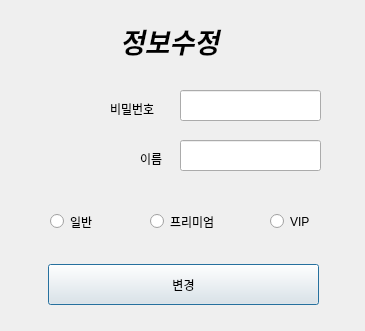
<?xml version="1.0" encoding="UTF-8"?>
<ui version="4.0">
 <class>revice</class>
 <widget class="QDialog" name="revice">
  <property name="geometry">
   <rect>
    <x>0</x>
    <y>0</y>
    <width>365</width>
    <height>331</height>
   </rect>
  </property>
  <property name="windowTitle">
   <string>Dialog</string>
  </property>
  <widget class="QLabel" name="label">
   <property name="geometry">
    <rect>
     <x>120</x>
     <y>10</y>
     <width>131</width>
     <height>61</height>
    </rect>
   </property>
   <property name="font">
    <font>
     <family>Ubuntu Condensed</family>
     <pointsize>20</pointsize>
     <weight>75</weight>
     <italic>true</italic>
     <bold>true</bold>
    </font>
   </property>
   <property name="text">
    <string>정보수정</string>
   </property>
  </widget>
  <widget class="QLineEdit" name="pw_text">
   <property name="geometry">
    <rect>
     <x>180</x>
     <y>90</y>
     <width>141</width>
     <height>31</height>
    </rect>
   </property>
  </widget>
  <widget class="QLabel" name="label_2">
   <property name="geometry">
    <rect>
     <x>110</x>
     <y>100</y>
     <width>67</width>
     <height>17</height>
    </rect>
   </property>
   <property name="text">
    <string>비밀번호</string>
   </property>
  </widget>
  <widget class="QLineEdit" name="name_text">
   <property name="geometry">
    <rect>
     <x>180</x>
     <y>140</y>
     <width>141</width>
     <height>31</height>
    </rect>
   </property>
  </widget>
  <widget class="QLabel" name="label_3">
   <property name="geometry">
    <rect>
     <x>140</x>
     <y>150</y>
     <width>67</width>
     <height>17</height>
    </rect>
   </property>
   <property name="text">
    <string>이름</string>
   </property>
  </widget>
  <widget class="QRadioButton" name="nomal">
   <property name="geometry">
    <rect>
     <x>50</x>
     <y>210</y>
     <width>112</width>
     <height>23</height>
    </rect>
   </property>
   <property name="text">
    <string>일반</string>
   </property>
  </widget>
  <widget class="QRadioButton" name="premium">
   <property name="geometry">
    <rect>
     <x>150</x>
     <y>210</y>
     <width>112</width>
     <height>23</height>
    </rect>
   </property>
   <property name="text">
    <string>프리미엄</string>
   </property>
  </widget>
  <widget class="QRadioButton" name="vip">
   <property name="geometry">
    <rect>
     <x>270</x>
     <y>210</y>
     <width>112</width>
     <height>23</height>
    </rect>
   </property>
   <property name="text">
    <string>VIP</string>
   </property>
  </widget>
  <widget class="QPushButton" name="change">
   <property name="geometry">
    <rect>
     <x>48</x>
     <y>264</y>
     <width>271</width>
     <height>41</height>
    </rect>
   </property>
   <property name="text">
    <string>변경</string>
   </property>
  </widget>
 </widget>
 <resources/>
 <connections/>
</ui>
